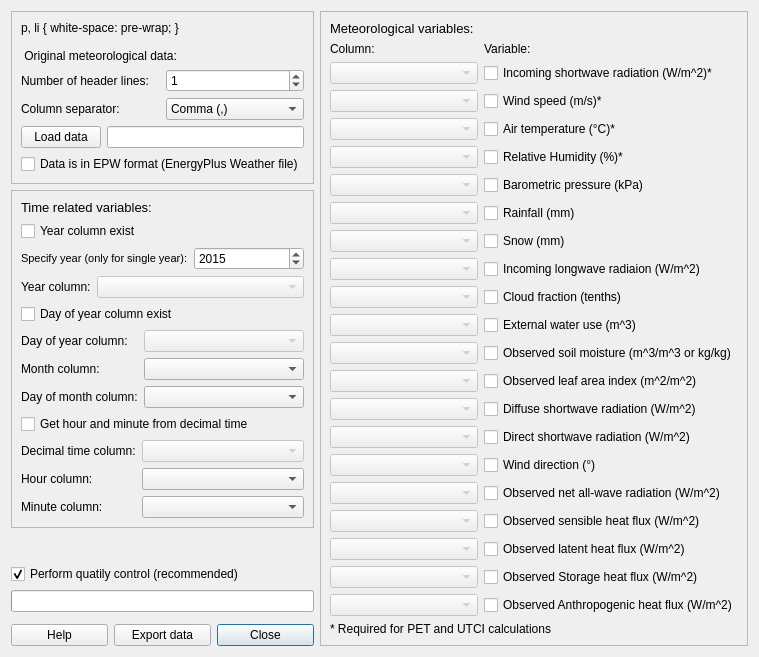
 <widget class="QDialog" name="MetdataProcessorDialogBase">
  <property name="enabled">
   <bool>true</bool>
  </property>
  <property name="geometry">
   <rect>
    <x>0</x>
    <y>0</y>
    <width>759</width>
    <height>614</height>
   </rect>
  </property>
  <property name="windowTitle">
   <string>Metdata processor</string>
  </property>
  <layout class="QGridLayout" name="gridLayout_4">
   <item row="7" column="2">
    <widget class="QPushButton" name="pushButtonClose">
     <property name="text">
      <string>Close</string>
     </property>
    </widget>
   </item>
   <item row="7" column="0">
    <widget class="QPushButton" name="helpButton">
     <property name="enabled">
      <bool>true</bool>
     </property>
     <property name="cursor">
      <cursorShape>ArrowCursor</cursorShape>
     </property>
     <property name="text">
      <string>Help</string>
     </property>
    </widget>
   </item>
   <item row="7" column="1">
    <widget class="QPushButton" name="pushButtonExport">
     <property name="enabled">
      <bool>true</bool>
     </property>
     <property name="cursor">
      <cursorShape>ArrowCursor</cursorShape>
     </property>
     <property name="text">
      <string>Export data</string>
     </property>
    </widget>
   </item>
   <item row="4" column="0" colspan="3">
    <widget class="QCheckBox" name="checkBoxQuality">
     <property name="enabled">
      <bool>true</bool>
     </property>
     <property name="toolTip">
      <string>Select to perform a simple quality control which will check the input data for unreasonable values of each variable.</string>
     </property>
     <property name="text">
      <string>Perform quatily control (recommended)</string>
     </property>
     <property name="checked">
      <bool>true</bool>
     </property>
    </widget>
   </item>
   <item row="5" column="0" colspan="3">
    <widget class="QProgressBar" name="progressBar">
     <property name="value">
      <number>0</number>
     </property>
     <property name="textVisible">
      <bool>false</bool>
     </property>
    </widget>
   </item>
   <item row="2" column="0">
    <spacer name="verticalSpacer">
     <property name="orientation">
      <enum>Qt::Vertical</enum>
     </property>
     <property name="sizeHint" stdset="0">
      <size>
       <width>20</width>
       <height>40</height>
      </size>
     </property>
    </spacer>
   </item>
   <item row="0" column="0" colspan="3">
    <widget class="QFrame" name="frame_2">
     <property name="frameShape">
      <enum>QFrame::StyledPanel</enum>
     </property>
     <property name="frameShadow">
      <enum>QFrame::Raised</enum>
     </property>
     <layout class="QGridLayout" name="gridLayout">
      <item row="0" column="0">
       <widget class="QLabel" name="label_12">
        <property name="text">
         <string>&lt;!DOCTYPE HTML PUBLIC &quot;-//W3C//DTD HTML 4.0//EN&quot; &quot;http://www.w3.org/TR/REC-html40/strict.dtd&quot;&gt;
&lt;html&gt;&lt;head&gt;&lt;meta name=&quot;qrichtext&quot; content=&quot;1&quot; /&gt;&lt;style type=&quot;text/css&quot;&gt;
p, li { white-space: pre-wrap; }
&lt;/style&gt;&lt;/head&gt;&lt;body style=&quot; font-family:'MS Shell Dlg 2'; font-size:8.25pt; font-weight:400; font-style:normal;&quot;&gt;
&lt;p style=&quot; margin-top:0px; margin-bottom:0px; margin-left:0px; margin-right:0px; -qt-block-indent:0; text-indent:0px;&quot;&gt;&lt;span style=&quot; font-size:10pt;&quot;&gt;Original meteorological data:&lt;/span&gt;&lt;/p&gt;&lt;/body&gt;&lt;/html&gt;</string>
        </property>
       </widget>
      </item>
      <item row="1" column="0">
       <layout class="QHBoxLayout" name="horizontalLayout_3">
        <item>
         <widget class="QLabel" name="label_4">
          <property name="text">
           <string>Number of header lines:</string>
          </property>
         </widget>
        </item>
        <item>
         <widget class="QSpinBox" name="spinBoxHeader">
          <property name="enabled">
           <bool>true</bool>
          </property>
          <property name="value">
           <number>1</number>
          </property>
         </widget>
        </item>
       </layout>
      </item>
      <item row="2" column="0">
       <layout class="QHBoxLayout" name="horizontalLayout_2">
        <item>
         <widget class="QLabel" name="label_16">
          <property name="text">
           <string>Column separator:</string>
          </property>
         </widget>
        </item>
        <item>
         <widget class="QComboBox" name="comboBox_sep">
          <property name="enabled">
           <bool>true</bool>
          </property>
          <property name="toolTip">
           <string>Set this before you load your data</string>
          </property>
          <item>
           <property name="text">
            <string>Comma (,)</string>
           </property>
          </item>
          <item>
           <property name="text">
            <string>Space ( )</string>
           </property>
          </item>
          <item>
           <property name="text">
            <string>Tab (\t)</string>
           </property>
          </item>
          <item>
           <property name="text">
            <string>Semicolon (;)</string>
           </property>
          </item>
          <item>
           <property name="text">
            <string>Colon (:)</string>
           </property>
          </item>
         </widget>
        </item>
       </layout>
      </item>
      <item row="3" column="0">
       <layout class="QHBoxLayout" name="horizontalLayout">
        <item>
         <widget class="QPushButton" name="pushButtonImport">
          <property name="toolTip">
           <string>Select an existing text file with meteorological data at a temporal resolution between 5 min and 180 min (3 hours) that is divisible by 5 min. Specify column separator and number of header lines before importing data.</string>
          </property>
          <property name="text">
           <string>Load data</string>
          </property>
         </widget>
        </item>
        <item>
         <widget class="QLineEdit" name="textInput"/>
        </item>
       </layout>
      </item>
      <item row="4" column="0">
       <widget class="QCheckBox" name="checkBoxEPW">
        <property name="text">
         <string>Data is in EPW format (EnergyPlus Weather file)</string>
        </property>
       </widget>
      </item>
     </layout>
    </widget>
   </item>
   <item row="1" column="0" colspan="3">
    <widget class="QFrame" name="frame_3">
     <property name="enabled">
      <bool>true</bool>
     </property>
     <property name="frameShape">
      <enum>QFrame::StyledPanel</enum>
     </property>
     <property name="frameShadow">
      <enum>QFrame::Raised</enum>
     </property>
     <layout class="QGridLayout" name="gridLayout_2">
      <item row="0" column="0">
       <widget class="QLabel" name="label_9">
        <property name="text">
         <string>&lt;!DOCTYPE HTML PUBLIC &quot;-//W3C//DTD HTML 4.0//EN&quot; &quot;http://www.w3.org/TR/REC-html40/strict.dtd&quot;&gt;
&lt;html&gt;&lt;head&gt;&lt;meta name=&quot;qrichtext&quot; content=&quot;1&quot; /&gt;&lt;style type=&quot;text/css&quot;&gt;
p, li { white-space: pre-wrap; }
&lt;/style&gt;&lt;/head&gt;&lt;body style=&quot; font-family:'MS Shell Dlg 2'; font-size:8.25pt; font-weight:400; font-style:normal;&quot;&gt;
&lt;p style=&quot; margin-top:0px; margin-bottom:0px; margin-left:0px; margin-right:0px; -qt-block-indent:0; text-indent:0px;&quot;&gt;&lt;span style=&quot; font-size:10pt;&quot;&gt;Time related variables:&lt;/span&gt;&lt;/p&gt;&lt;/body&gt;&lt;/html&gt;</string>
        </property>
       </widget>
      </item>
      <item row="1" column="0">
       <widget class="QCheckBox" name="checkBoxYear">
        <property name="enabled">
         <bool>true</bool>
        </property>
        <property name="text">
         <string>Year column exist</string>
        </property>
        <property name="checked">
         <bool>false</bool>
        </property>
       </widget>
      </item>
      <item row="2" column="0">
       <layout class="QHBoxLayout" name="horizontalLayout_4">
        <item>
         <widget class="QLabel" name="label_5">
          <property name="text">
           <string>&lt;!DOCTYPE HTML PUBLIC &quot;-//W3C//DTD HTML 4.0//EN&quot; &quot;http://www.w3.org/TR/REC-html40/strict.dtd&quot;&gt;
&lt;html&gt;&lt;head&gt;&lt;meta name=&quot;qrichtext&quot; content=&quot;1&quot; /&gt;&lt;style type=&quot;text/css&quot;&gt;
p, li { white-space: pre-wrap; }
&lt;/style&gt;&lt;/head&gt;&lt;body style=&quot; font-family:'MS Shell Dlg 2'; font-size:8.25pt; font-weight:400; font-style:normal;&quot;&gt;
&lt;p style=&quot; margin-top:0px; margin-bottom:0px; margin-left:0px; margin-right:0px; -qt-block-indent:0; text-indent:0px;&quot;&gt;&lt;span style=&quot; font-size:8pt;&quot;&gt;Specify year (only for single year):&lt;/span&gt;&lt;/p&gt;&lt;/body&gt;&lt;/html&gt;</string>
          </property>
         </widget>
        </item>
        <item>
         <widget class="QSpinBox" name="spinBoxYear">
          <property name="enabled">
           <bool>true</bool>
          </property>
          <property name="minimum">
           <number>1900</number>
          </property>
          <property name="maximum">
           <number>2100</number>
          </property>
          <property name="value">
           <number>2015</number>
          </property>
         </widget>
        </item>
       </layout>
      </item>
      <item row="3" column="0">
       <layout class="QFormLayout" name="formLayout_3">
        <item row="0" column="0">
         <widget class="QLabel" name="label_6">
          <property name="text">
           <string>&lt;html&gt;&lt;head/&gt;&lt;body&gt;&lt;p&gt;Year column:&lt;/p&gt;&lt;/body&gt;&lt;/html&gt;</string>
          </property>
         </widget>
        </item>
        <item row="0" column="1">
         <widget class="QComboBox" name="comboBox_yyyy">
          <property name="enabled">
           <bool>false</bool>
          </property>
         </widget>
        </item>
       </layout>
      </item>
      <item row="4" column="0">
       <widget class="QCheckBox" name="checkBoxDOY">
        <property name="enabled">
         <bool>true</bool>
        </property>
        <property name="text">
         <string>Day of year column exist</string>
        </property>
        <property name="checked">
         <bool>false</bool>
        </property>
       </widget>
      </item>
      <item row="5" column="0">
       <layout class="QFormLayout" name="formLayout">
        <item row="0" column="0">
         <widget class="QLabel" name="label_7">
          <property name="text">
           <string>Day of year column:</string>
          </property>
         </widget>
        </item>
        <item row="0" column="1">
         <widget class="QComboBox" name="comboBox_doy">
          <property name="enabled">
           <bool>false</bool>
          </property>
         </widget>
        </item>
        <item row="1" column="0">
         <widget class="QLabel" name="label_10">
          <property name="text">
           <string>Month column:</string>
          </property>
         </widget>
        </item>
        <item row="1" column="1">
         <widget class="QComboBox" name="comboBox_month">
          <property name="enabled">
           <bool>true</bool>
          </property>
         </widget>
        </item>
        <item row="2" column="0">
         <widget class="QLabel" name="label_11">
          <property name="text">
           <string>Day of month column:</string>
          </property>
         </widget>
        </item>
        <item row="2" column="1">
         <widget class="QComboBox" name="comboBox_dom">
          <property name="enabled">
           <bool>true</bool>
          </property>
         </widget>
        </item>
       </layout>
      </item>
      <item row="6" column="0">
       <widget class="QCheckBox" name="checkBoxDectime">
        <property name="enabled">
         <bool>true</bool>
        </property>
        <property name="text">
         <string>Get hour and minute from decimal time</string>
        </property>
        <property name="checked">
         <bool>false</bool>
        </property>
       </widget>
      </item>
      <item row="7" column="0">
       <layout class="QFormLayout" name="formLayout_2">
        <item row="0" column="0">
         <widget class="QLabel" name="label_13">
          <property name="text">
           <string>Decimal time column:</string>
          </property>
         </widget>
        </item>
        <item row="0" column="1">
         <widget class="QComboBox" name="comboBox_dectime">
          <property name="enabled">
           <bool>false</bool>
          </property>
         </widget>
        </item>
        <item row="1" column="0">
         <widget class="QLabel" name="label_14">
          <property name="text">
           <string>Hour column:</string>
          </property>
         </widget>
        </item>
        <item row="1" column="1">
         <widget class="QComboBox" name="comboBox_hour">
          <property name="enabled">
           <bool>true</bool>
          </property>
         </widget>
        </item>
        <item row="2" column="0">
         <widget class="QLabel" name="label_15">
          <property name="text">
           <string>Minute column:</string>
          </property>
         </widget>
        </item>
        <item row="2" column="1">
         <widget class="QComboBox" name="comboBox_minute">
          <property name="enabled">
           <bool>true</bool>
          </property>
         </widget>
        </item>
       </layout>
      </item>
     </layout>
    </widget>
   </item>
   <item row="7" column="3">
    <spacer name="horizontalSpacer">
     <property name="orientation">
      <enum>Qt::Horizontal</enum>
     </property>
     <property name="sizeHint" stdset="0">
      <size>
       <width>40</width>
       <height>20</height>
      </size>
     </property>
    </spacer>
   </item>
   <item row="0" column="3" rowspan="8" colspan="2">
    <widget class="QFrame" name="frame">
     <property name="enabled">
      <bool>true</bool>
     </property>
     <property name="frameShape">
      <enum>QFrame::StyledPanel</enum>
     </property>
     <property name="frameShadow">
      <enum>QFrame::Raised</enum>
     </property>
     <layout class="QGridLayout" name="gridLayout_3">
      <item row="0" column="0" colspan="2">
       <widget class="QLabel" name="label_8">
        <property name="text">
         <string>&lt;!DOCTYPE HTML PUBLIC &quot;-//W3C//DTD HTML 4.0//EN&quot; &quot;http://www.w3.org/TR/REC-html40/strict.dtd&quot;&gt;
&lt;html&gt;&lt;head&gt;&lt;meta name=&quot;qrichtext&quot; content=&quot;1&quot; /&gt;&lt;style type=&quot;text/css&quot;&gt;
p, li { white-space: pre-wrap; }
&lt;/style&gt;&lt;/head&gt;&lt;body style=&quot; font-family:'MS Shell Dlg 2'; font-size:8.25pt; font-weight:400; font-style:normal;&quot;&gt;
&lt;p style=&quot; margin-top:0px; margin-bottom:0px; margin-left:0px; margin-right:0px; -qt-block-indent:0; text-indent:0px;&quot;&gt;&lt;span style=&quot; font-size:10pt;&quot;&gt;Meteorological variables:&lt;/span&gt;&lt;/p&gt;&lt;/body&gt;&lt;/html&gt;</string>
        </property>
       </widget>
      </item>
      <item row="1" column="0">
       <widget class="QLabel" name="label_col">
        <property name="text">
         <string>Column:</string>
        </property>
       </widget>
      </item>
      <item row="1" column="1">
       <widget class="QLabel" name="label_18">
        <property name="text">
         <string>Variable:</string>
        </property>
       </widget>
      </item>
      <item row="2" column="0">
       <widget class="QComboBox" name="comboBox_kdown">
        <property name="enabled">
         <bool>false</bool>
        </property>
       </widget>
      </item>
      <item row="2" column="1">
       <widget class="QCheckBox" name="checkBox_kdown">
        <property name="enabled">
         <bool>true</bool>
        </property>
        <property name="text">
         <string>Incoming shortwave radiation (W/m^2)*</string>
        </property>
        <property name="checked">
         <bool>false</bool>
        </property>
       </widget>
      </item>
      <item row="3" column="0">
       <widget class="QComboBox" name="comboBox_ws">
        <property name="enabled">
         <bool>false</bool>
        </property>
       </widget>
      </item>
      <item row="3" column="1">
       <widget class="QCheckBox" name="checkBox_ws">
        <property name="enabled">
         <bool>true</bool>
        </property>
        <property name="text">
         <string>Wind speed (m/s)*</string>
        </property>
        <property name="checked">
         <bool>false</bool>
        </property>
       </widget>
      </item>
      <item row="4" column="0">
       <widget class="QComboBox" name="comboBox_Tair">
        <property name="enabled">
         <bool>false</bool>
        </property>
       </widget>
      </item>
      <item row="4" column="1">
       <widget class="QCheckBox" name="checkBox_Tair">
        <property name="enabled">
         <bool>true</bool>
        </property>
        <property name="text">
         <string>Air temperature (°C)*</string>
        </property>
        <property name="checked">
         <bool>false</bool>
        </property>
       </widget>
      </item>
      <item row="5" column="0">
       <widget class="QComboBox" name="comboBox_RH">
        <property name="enabled">
         <bool>false</bool>
        </property>
       </widget>
      </item>
      <item row="5" column="1">
       <widget class="QCheckBox" name="checkBox_RH">
        <property name="enabled">
         <bool>true</bool>
        </property>
        <property name="text">
         <string>Relative Humidity (%)*</string>
        </property>
        <property name="checked">
         <bool>false</bool>
        </property>
       </widget>
      </item>
      <item row="6" column="0">
       <widget class="QComboBox" name="comboBox_pres">
        <property name="enabled">
         <bool>false</bool>
        </property>
       </widget>
      </item>
      <item row="6" column="1">
       <widget class="QCheckBox" name="checkBox_pres">
        <property name="enabled">
         <bool>true</bool>
        </property>
        <property name="text">
         <string>Barometric pressure (kPa)</string>
        </property>
        <property name="checked">
         <bool>false</bool>
        </property>
       </widget>
      </item>
      <item row="7" column="0">
       <widget class="QComboBox" name="comboBox_rain">
        <property name="enabled">
         <bool>false</bool>
        </property>
       </widget>
      </item>
      <item row="7" column="1">
       <widget class="QCheckBox" name="checkBox_rain">
        <property name="enabled">
         <bool>true</bool>
        </property>
        <property name="text">
         <string>Rainfall (mm)</string>
        </property>
        <property name="checked">
         <bool>false</bool>
        </property>
       </widget>
      </item>
      <item row="8" column="0">
       <widget class="QComboBox" name="comboBox_snow">
        <property name="enabled">
         <bool>false</bool>
        </property>
       </widget>
      </item>
      <item row="8" column="1">
       <widget class="QCheckBox" name="checkBox_snow">
        <property name="enabled">
         <bool>true</bool>
        </property>
        <property name="text">
         <string>Snow (mm)</string>
        </property>
        <property name="checked">
         <bool>false</bool>
        </property>
       </widget>
      </item>
      <item row="9" column="0">
       <widget class="QComboBox" name="comboBox_ldown">
        <property name="enabled">
         <bool>false</bool>
        </property>
       </widget>
      </item>
      <item row="9" column="1">
       <widget class="QCheckBox" name="checkBox_ldown">
        <property name="enabled">
         <bool>true</bool>
        </property>
        <property name="text">
         <string>Incoming longwave radiaion (W/m^2)</string>
        </property>
        <property name="checked">
         <bool>false</bool>
        </property>
       </widget>
      </item>
      <item row="10" column="0">
       <widget class="QComboBox" name="comboBox_fcld">
        <property name="enabled">
         <bool>false</bool>
        </property>
       </widget>
      </item>
      <item row="10" column="1">
       <widget class="QCheckBox" name="checkBox_fcld">
        <property name="enabled">
         <bool>true</bool>
        </property>
        <property name="text">
         <string>Cloud fraction (tenths)</string>
        </property>
        <property name="checked">
         <bool>false</bool>
        </property>
       </widget>
      </item>
      <item row="11" column="0">
       <widget class="QComboBox" name="comboBox_Wuh">
        <property name="enabled">
         <bool>false</bool>
        </property>
       </widget>
      </item>
      <item row="11" column="1">
       <widget class="QCheckBox" name="checkBox_Wuh">
        <property name="enabled">
         <bool>true</bool>
        </property>
        <property name="text">
         <string>External water use (m^3)</string>
        </property>
        <property name="checked">
         <bool>false</bool>
        </property>
       </widget>
      </item>
      <item row="12" column="0">
       <widget class="QComboBox" name="comboBox_xsmd">
        <property name="enabled">
         <bool>false</bool>
        </property>
       </widget>
      </item>
      <item row="12" column="1">
       <widget class="QCheckBox" name="checkBox_xcmd">
        <property name="enabled">
         <bool>true</bool>
        </property>
        <property name="text">
         <string>Observed soil moisture (m^3/m^3 or kg/kg)</string>
        </property>
        <property name="checked">
         <bool>false</bool>
        </property>
       </widget>
      </item>
      <item row="13" column="0">
       <widget class="QComboBox" name="comboBox_lai">
        <property name="enabled">
         <bool>false</bool>
        </property>
       </widget>
      </item>
      <item row="13" column="1">
       <widget class="QCheckBox" name="checkBox_lai">
        <property name="enabled">
         <bool>true</bool>
        </property>
        <property name="text">
         <string>Observed leaf area index (m^2/m^2)</string>
        </property>
        <property name="checked">
         <bool>false</bool>
        </property>
       </widget>
      </item>
      <item row="14" column="0">
       <widget class="QComboBox" name="comboBox_kdiff">
        <property name="enabled">
         <bool>false</bool>
        </property>
       </widget>
      </item>
      <item row="14" column="1">
       <widget class="QCheckBox" name="checkBox_kdiff">
        <property name="enabled">
         <bool>true</bool>
        </property>
        <property name="text">
         <string>Diffuse shortwave radiation (W/m^2)</string>
        </property>
        <property name="checked">
         <bool>false</bool>
        </property>
       </widget>
      </item>
      <item row="15" column="0">
       <widget class="QComboBox" name="comboBox_kdir">
        <property name="enabled">
         <bool>false</bool>
        </property>
       </widget>
      </item>
      <item row="15" column="1">
       <widget class="QCheckBox" name="checkBox_kdir">
        <property name="enabled">
         <bool>true</bool>
        </property>
        <property name="text">
         <string>Direct shortwave radiation (W/m^2)</string>
        </property>
        <property name="checked">
         <bool>false</bool>
        </property>
       </widget>
      </item>
      <item row="16" column="0">
       <widget class="QComboBox" name="comboBox_Wd">
        <property name="enabled">
         <bool>false</bool>
        </property>
       </widget>
      </item>
      <item row="16" column="1">
       <widget class="QCheckBox" name="checkBox_Wd">
        <property name="enabled">
         <bool>true</bool>
        </property>
        <property name="text">
         <string>Wind direction (°)</string>
        </property>
        <property name="checked">
         <bool>false</bool>
        </property>
       </widget>
      </item>
      <item row="17" column="0">
       <widget class="QComboBox" name="comboBox_qn">
        <property name="enabled">
         <bool>false</bool>
        </property>
       </widget>
      </item>
      <item row="17" column="1">
       <widget class="QCheckBox" name="checkBox_qn">
        <property name="enabled">
         <bool>true</bool>
        </property>
        <property name="text">
         <string>Observed net all-wave radiation (W/m^2)</string>
        </property>
        <property name="checked">
         <bool>false</bool>
        </property>
       </widget>
      </item>
      <item row="18" column="0">
       <widget class="QComboBox" name="comboBox_qh">
        <property name="enabled">
         <bool>false</bool>
        </property>
       </widget>
      </item>
      <item row="18" column="1">
       <widget class="QCheckBox" name="checkBox_qh">
        <property name="enabled">
         <bool>true</bool>
        </property>
        <property name="text">
         <string>Observed sensible heat flux (W/m^2)</string>
        </property>
        <property name="checked">
         <bool>false</bool>
        </property>
       </widget>
      </item>
      <item row="19" column="0">
       <widget class="QComboBox" name="comboBox_qe">
        <property name="enabled">
         <bool>false</bool>
        </property>
       </widget>
      </item>
      <item row="19" column="1">
       <widget class="QCheckBox" name="checkBox_qe">
        <property name="enabled">
         <bool>true</bool>
        </property>
        <property name="text">
         <string>Observed latent heat flux (W/m^2)</string>
        </property>
        <property name="checked">
         <bool>false</bool>
        </property>
       </widget>
      </item>
      <item row="20" column="0">
       <widget class="QComboBox" name="comboBox_qs">
        <property name="enabled">
         <bool>false</bool>
        </property>
       </widget>
      </item>
      <item row="20" column="1">
       <widget class="QCheckBox" name="checkBox_qs">
        <property name="enabled">
         <bool>true</bool>
        </property>
        <property name="text">
         <string>Observed Storage heat flux (W/m^2)</string>
        </property>
        <property name="checked">
         <bool>false</bool>
        </property>
       </widget>
      </item>
      <item row="21" column="0">
       <widget class="QComboBox" name="comboBox_qf">
        <property name="enabled">
         <bool>false</bool>
        </property>
       </widget>
      </item>
      <item row="21" column="1">
       <widget class="QCheckBox" name="checkBox_qf">
        <property name="enabled">
         <bool>true</bool>
        </property>
        <property name="text">
         <string>Observed Anthropogenic heat flux (W/m^2)</string>
        </property>
        <property name="checked">
         <bool>false</bool>
        </property>
       </widget>
      </item>
      <item row="22" column="0" colspan="2">
       <widget class="QLabel" name="label_19">
        <property name="text">
         <string>* Required for PET and UTCI calculations</string>
        </property>
       </widget>
      </item>
     </layout>
    </widget>
   </item>
  </layout>
 </widget>
